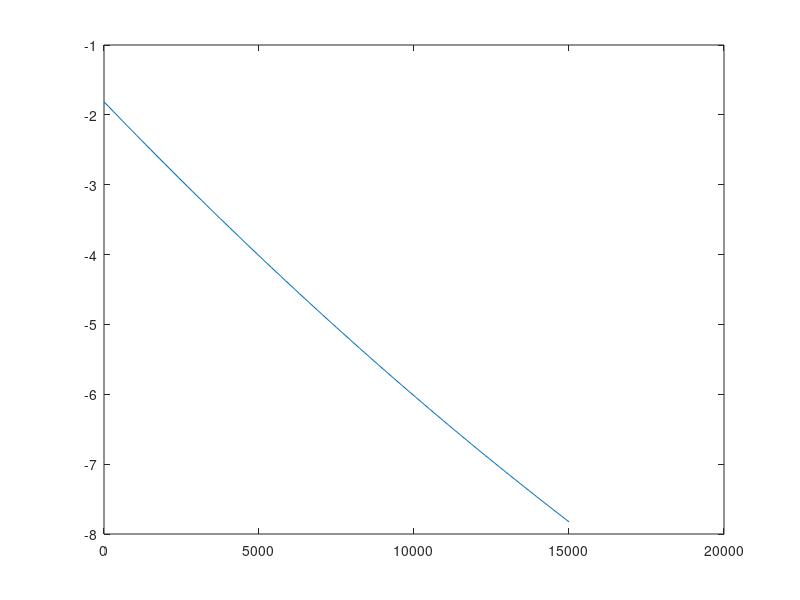

This figure's MATLAB source:
clear all;

a = 3.990e-9;
b = -4.60686e-4;
c = -1.812981892;
xValues = linspace(0, 15000, 101);
yValues = a .* xValues .^2 + b .* xValues + c;

plot(xValues, yValues)
